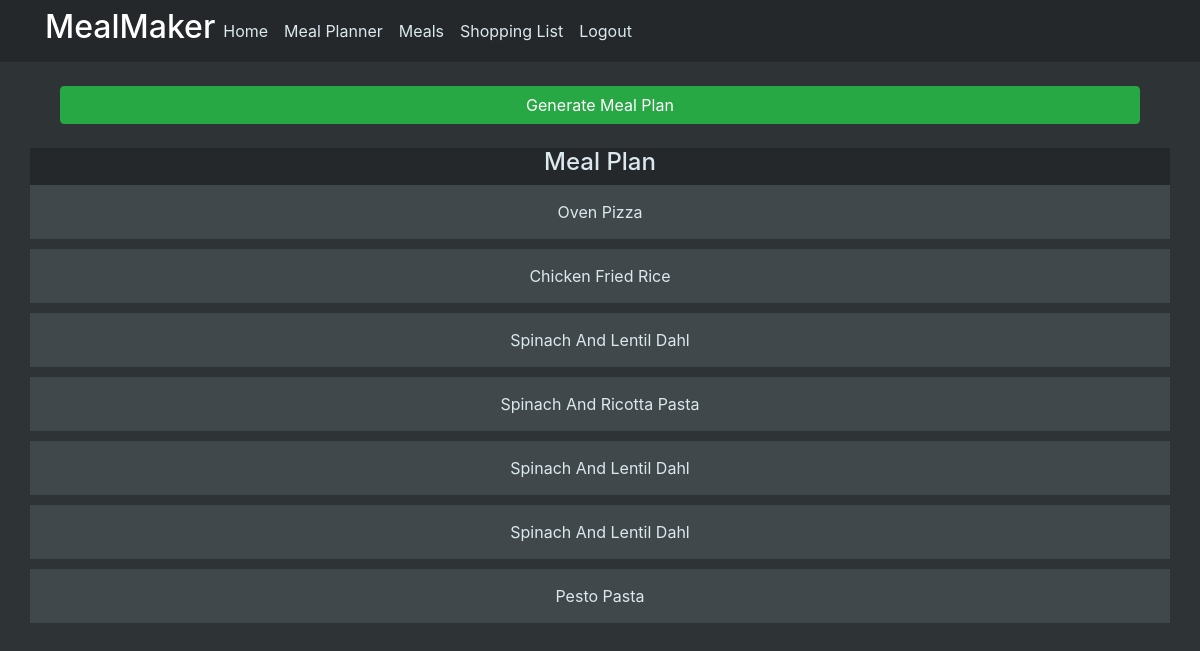
The page /meal_planner (signed in) on the database its author committed.
### mealmaker/models.py (models this page shows)
class MealPlan(db.Model):
    id = db.Column(db.Integer, primary_key=True)
    meal_name = db.Column(db.String(200))
    username = db.Column(db.String(200))
    meal_link = db.Column(db.Integer, db.ForeignKey("meal.id"))
    meal_id = db.relationship("Meal")

### mealmaker/views.py (the view)
@views.route("/meal_planner", methods=["GET", "POST"])
@login_required
def meal_planner():
    if request.method == "POST":
        if request.form["generate-meal-plan"] == "Generate Meal Plan":
            meals = Meal.query.all()
            meals_list = [meal for meal in meals]
            meal_plan = MealPlannerEngine.generate_planned_meal_list(meals_list)
            db.session.query(MealPlan).filter(
                MealPlan.username == current_user.id
            ).delete()
            db.session.commit()
            for meal in meal_plan:
                planned_meal = MealPlan(
                    meal_name=meal.name, username=current_user.id, meal_link=meal.id
                )
                db.session.add(planned_meal)
            db.session.commit()
            return redirect(
                url_for("views.meal_planner", user=current_user, meal_plan=meal_plan)
            )
    elif request.method == "GET":
        checker = db.session.query(MealPlan).filter(
            MealPlan.username == current_user.id
        )
        checker_list = [meal for meal in checker]
        if len(checker_list) == 0:
            meals = Meal.query.all()
            meals_list = [meal for meal in meals]
            meal_plan = []
        else:
            meals = MealPlan.query.filter(MealPlan.username == current_user.id)
            meal_plan = [meal for meal in meals]
    return render_template("meal_planner.html", user=current_user, meal_plan=meal_plan)

### mealmaker/__init__.py (called while the page is built)
def create_app():
    app = Flask(__name__)
    app.config["SECRET_KEY"] = "hjshjhdjah kjshkjdhjs"
    app.config["SQLALCHEMY_DATABASE_URI"] = f"sqlite:///{DB_NAME}"
    app.config["SQLALCHEMY_TRACK_MODIFICATIONS"] = False
    db.init_app(app)
    from .views import views
    from .auth import auth
    app.register_blueprint(views, url_prefix="/")
    app.register_blueprint(auth, url_prefix="/")
    from .models import User, Meal, Ingredient, MealPlan
    create_database(app)
    login_manager = LoginManager()
    login_manager.login_view = "auth.login"
    login_manager.init_app(app)
    @login_manager.user_loader
    def load_user(id):
        return User.query.get(id)
    return app

### mealmaker/templates/meal_planner.html (shortened to what this page needs)
{% extends "layout.html" %}
{% block content%}
<br>
<form method="post">
    <div align="center" class="col">
        <input class="btn btn-success btn-block" type="submit" name="generate-meal-plan" value="Generate Meal Plan">
    </div>
</form>
<br>
<div class="row div-color-dark">
    <div class="div-parent-center">
        <h4>Meal Plan</h4>
    </div>
</div>
{% for meal in meal_plan %}
<div class="row div-color-dim content-section-dim">
    <div class="col-12 text-center">{{meal.meal_name.title()}} </div>
</div>
{% endfor %}
{% endblock %}

### mealmaker/static/main.css (style rules this page uses)
body { background-color: #2e3335; color: #DBE9EE; }
.div-color-dark { background-color: #24282a; }
.div-color-dim { background-color: #40484b; }
.div-parent-center { width: 100%; text-align: center; }
.content-section-dim { padding: 15px 20px; background-color: #40484b; border-radius: 0px; margin-bottom: 10px; }

### rows shown on the page
MealPlan: meal_name "Oven Pizza"
MealPlan: meal_name "Chicken Fried Rice"
MealPlan: meal_name "Spinach And Lentil Dahl"
MealPlan: meal_name "Spinach And Ricotta Pasta"
MealPlan: meal_name "Spinach And Lentil Dahl"
MealPlan: meal_name "Spinach And Lentil Dahl"
MealPlan: meal_name "Pesto Pasta"
